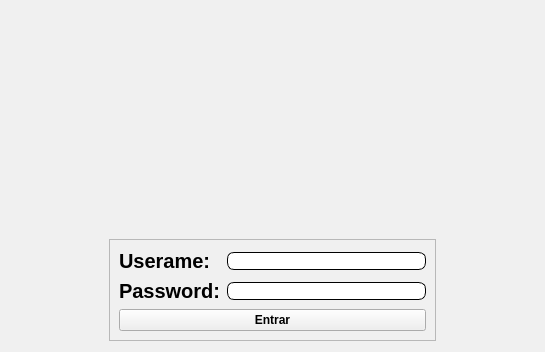
<?xml version="1.0" encoding="UTF-8"?>
<ui version="4.0">
 <class>Form</class>
 <widget class="QWidget" name="Form">
  <property name="geometry">
   <rect>
    <x>0</x>
    <y>0</y>
    <width>545</width>
    <height>352</height>
   </rect>
  </property>
  <property name="windowTitle">
   <string>LogIn</string>
  </property>
  <property name="styleSheet">
   <string notr="true">#Form
{
background-color: #f0f0f0;
}

.QLineEdit {background-color: rgb(255, 255, 255); 
border-radius: 7px;
border-style: solid;
border-width: 1px;
border-color: black;
}</string>
  </property>
  <layout class="QGridLayout" name="gridLayout_4">
   <item row="0" column="0">
    <layout class="QGridLayout" name="gridLayout">
     <item row="0" column="0">
      <spacer name="horizontalSpacer_3">
       <property name="orientation">
        <enum>Qt::Horizontal</enum>
       </property>
       <property name="sizeType">
        <enum>QSizePolicy::Minimum</enum>
       </property>
       <property name="sizeHint" stdset="0">
        <size>
         <width>138</width>
         <height>20</height>
        </size>
       </property>
      </spacer>
     </item>
     <item row="0" column="1">
      <widget class="QWidget" name="widget" native="true">
       <property name="sizePolicy">
        <sizepolicy hsizetype="Expanding" vsizetype="Expanding">
         <horstretch>0</horstretch>
         <verstretch>0</verstretch>
        </sizepolicy>
       </property>
       <property name="styleSheet">
        <string notr="true">border-image: url(:/newPrefix/Icons/user-group-8.png)</string>
       </property>
      </widget>
     </item>
     <item row="0" column="2">
      <spacer name="horizontalSpacer_4">
       <property name="orientation">
        <enum>Qt::Horizontal</enum>
       </property>
       <property name="sizeType">
        <enum>QSizePolicy::Minimum</enum>
       </property>
       <property name="sizeHint" stdset="0">
        <size>
         <width>138</width>
         <height>20</height>
        </size>
       </property>
      </spacer>
     </item>
    </layout>
   </item>
   <item row="1" column="0">
    <layout class="QGridLayout" name="gridLayout_2">
     <item row="0" column="0">
      <spacer name="horizontalSpacer">
       <property name="orientation">
        <enum>Qt::Horizontal</enum>
       </property>
       <property name="sizeType">
        <enum>QSizePolicy::Minimum</enum>
       </property>
       <property name="sizeHint" stdset="0">
        <size>
         <width>98</width>
         <height>20</height>
        </size>
       </property>
      </spacer>
     </item>
     <item row="0" column="1">
      <layout class="QGridLayout" name="GLLogIn">
       <item row="0" column="0">
        <widget class="QFrame" name="frame">
         <property name="frameShape">
          <enum>QFrame::StyledPanel</enum>
         </property>
         <property name="frameShadow">
          <enum>QFrame::Raised</enum>
         </property>
         <layout class="QGridLayout" name="gridLayout_3">
          <item row="0" column="0">
           <widget class="QLabel" name="label">
            <property name="font">
             <font>
              <pointsize>15</pointsize>
              <weight>75</weight>
              <bold>true</bold>
             </font>
            </property>
            <property name="text">
             <string>Userame:</string>
            </property>
           </widget>
          </item>
          <item row="0" column="1">
           <widget class="QLineEdit" name="LEName">
            <property name="maxLength">
             <number>50</number>
            </property>
           </widget>
          </item>
          <item row="1" column="0">
           <widget class="QLabel" name="label_2">
            <property name="font">
             <font>
              <pointsize>15</pointsize>
              <weight>75</weight>
              <bold>true</bold>
             </font>
            </property>
            <property name="text">
             <string>Password:</string>
            </property>
           </widget>
          </item>
          <item row="1" column="1">
           <widget class="QLineEdit" name="LEPassword">
            <property name="inputMethodHints">
             <set>Qt::ImhHiddenText|Qt::ImhNoAutoUppercase|Qt::ImhNoPredictiveText|Qt::ImhSensitiveData</set>
            </property>
            <property name="maxLength">
             <number>20</number>
            </property>
            <property name="echoMode">
             <enum>QLineEdit::Password</enum>
            </property>
           </widget>
          </item>
          <item row="2" column="0" colspan="2">
           <widget class="QPushButton" name="PBEntrar">
            <property name="font">
             <font>
              <weight>75</weight>
              <bold>true</bold>
             </font>
            </property>
            <property name="text">
             <string>Entrar</string>
            </property>
           </widget>
          </item>
         </layout>
        </widget>
       </item>
      </layout>
     </item>
     <item row="0" column="2">
      <spacer name="horizontalSpacer_2">
       <property name="orientation">
        <enum>Qt::Horizontal</enum>
       </property>
       <property name="sizeType">
        <enum>QSizePolicy::Minimum</enum>
       </property>
       <property name="sizeHint" stdset="0">
        <size>
         <width>98</width>
         <height>20</height>
        </size>
       </property>
      </spacer>
     </item>
    </layout>
   </item>
  </layout>
 </widget>
 <resources>
  <include location="icons.qrc"/>
  <include location="images.qrc"/>
 </resources>
 <connections/>
</ui>
